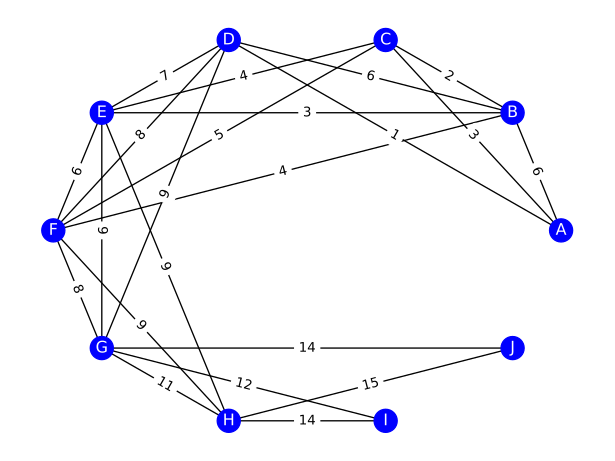

Here is the Python script that generated this plot:
import networkx as nx
from matplotlib import pyplot as plt
import heapq
from dataclasses import dataclass,field

@dataclass(order=True)
class Node:
    full_cost : int = field(init=False)
    path_cost : int
    index : str
    parent : str | None = field(default=None,compare=False)
    heuristic_cost :int | None = field(default=None,compare=False)

    def __post_init__(self):
        if(self.heuristic_cost is not None):
            self.full_cost = self.path_cost + self.heuristic_cost
        else:
            self.full_cost = None

    def __eq__(self, __value: "Node | str") -> bool:
        if(isinstance(__value,Node)):
            if(self.index == __value.index): return True
        if(isinstance(__value,str)):
            if(self.index == __value):return True
        return False

def AStarSearch(graph:nx.Graph,index:str,goal:str,heuristic_costs:dict[str,int]) -> list[str]:
    opened :list[Node] = []
    closed :list[Node] = []
    start_node = Node(0,index,None,heuristic_costs[index])
    heapq.heappush(opened,start_node)
    found = False
    while(opened):
        if(found):break
        node = heapq.heappop(opened)
        if node not in closed: closed.append(node)

        for neighbour in graph.neighbors(node.index):
            neighbour_node = Node(graph.edges[neighbour,node.index]['weight']+node.path_cost,neighbour,node.index,heuristic_costs[neighbour])
            if(neighbour_node in opened and opened[opened.index(neighbour)].full_cost > neighbour_node.full_cost):
                opened[opened.index(neighbour)].path_cost = neighbour_node.path_cost
                opened[opened.index(neighbour)].full_cost = neighbour_node.full_cost
                opened[opened.index(neighbour)].parent = neighbour_node.parent
                heapq.heapify(opened)
            elif(neighbour_node in closed and closed[closed.index(neighbour)].full_cost > neighbour_node.full_cost):
                closed[closed.index(neighbour)].path_cost = neighbour_node.path_cost
                closed[closed.index(neighbour)].full_cost = neighbour_node.full_cost
                closed[closed.index(neighbour)].parent = neighbour_node.parent
                heapq.heappush(opened,neighbour_node)
            elif(neighbour_node not in opened and neighbour_node not in closed):
                heapq.heappush(opened,neighbour_node)
                if(neighbour_node.index==goal): 
                    found = True
                    closed.append(neighbour_node)
                    break
    path : list[str] = []
    i = len(closed)-1
    while(True):
        if(closed[i].index == None):break
        path.insert(0,closed[i].index)
        if(closed[i].parent == None):break
        i = closed.index(closed[i].parent)
    return path



visited = []

def bestfs(graph:nx.Graph,node:Node,goal:str):
    visited.append(node.index)
    if(node.index==goal):
        return
    neighbours = [Node(graph.edges[node.index,i]['weight']+node.path_cost,i) for i in graph.neighbors(node.index)]
    neighbours.sort()
    for neighbour in neighbours:
        if(neighbour.index not in visited):
            bestfs(graph,neighbour,goal)

def dfs(graph:nx.Graph,index:str,goal:str):
    visited.append(index)
    if(index==goal):
        return
    for i in graph.neighbors(index):
        if(graph.edges[index,i]['weight']>=1 and i not in visited):
            dfs(graph,i,goal)

def bfs(graph:nx.Graph,index:str,goal:str):
    queue = [index]

    while(queue):
        curr_index = queue[0]
        for i in graph.neighbors(curr_index):
            if(graph.edges[curr_index,i]['weight']>=1 and i not in visited and i not in queue):
                queue.append(i)
        visited.append(queue.pop(0))
        if(visited[-1]==goal):break

def dfs_iter(graph:nx.Graph,node:Node,goal:str,depth:int) -> None:
    if(depth > 0):
        visited.append(node.index)
        if(node.index==goal):
            return
        neighbours = [Node(graph.edges[node.index,i]['weight'],i) for i in graph.neighbors(node.index)]
        neighbours.sort()
        for neighbour in neighbours:
            if(neighbour.index not in visited):
                dfs_iter(graph,neighbour,goal,depth-1)

def level_beam(graph:nx.Graph,start:str,goal:str,width:int = 2):
    queue = [start]
    secondary_queue = []
    visited = []
    j = 0
    while(queue):
        neighbours = [Node(graph.edges[queue[0],i]['weight'],i) for i in graph.neighbors(queue[0])]
        neighbours.sort()
        for neighbour in neighbours:
            
            if j == width : break
            if neighbour.index in visited or neighbour.index in queue or neighbour.index in secondary_queue: continue

            secondary_queue.append(neighbour.index)
            j+=1
        
        visited.append(queue[0])
        if(visited[-1] == goal):break
        queue.pop(0)
        if(not queue): 
            queue = secondary_queue.copy()
            secondary_queue.clear()
            j = 0
        
    return visited

def node_beam(graph:nx.Graph,start:str,goal:str,width:int = 2):
    queue = [start]
    visited = []
    
    while(queue):
        j = 0
        neighbours = [Node(graph.edges[queue[0],i]['weight'],i) for i in graph.neighbors(queue[0])]
        neighbours.sort()
        for neighbour in neighbours:
            
            if j == width : break
            if neighbour.index in visited or neighbour.index in queue: continue
            
            queue.append(neighbour.index)
            j+=1
        
        visited.append(queue[0])
        if(visited[-1] == goal):break
        queue.pop(0)
    return visited

def drawgraph(graph:nx.Graph):
    layout = nx.circular_layout(graph)
    labels = nx.get_edge_attributes(graph, "weight")
    nx.draw(graph,pos=layout,with_labels=True,node_color='blue',font_color='white')
    nx.draw_networkx_edge_labels(graph,pos=layout,edge_labels=labels,rotate=False)
    plt.show()

if(__name__=="__main__"):
    graph = nx.Graph()
    graph.add_node('A')
    graph.add_node('B')
    graph.add_node('C')
    graph.add_node('D')
    graph.add_node('E')
    graph.add_node('F')
    graph.add_node('G')
    graph.add_node('H')
    graph.add_node('I')
    graph.add_node('J')

    graph.add_edge('A','B',weight=6)
    graph.add_edge('A','C',weight=3)
    graph.add_edge('A','D',weight=1)
    graph.add_edge('B','C',weight=2)
    graph.add_edge('B','D',weight=6)
    graph.add_edge('B','E',weight=3)
    graph.add_edge('B','F',weight=4)
    graph.add_edge('C','E',weight=4)
    graph.add_edge('C','F',weight=5)
    graph.add_edge('D','E',weight=7)
    graph.add_edge('D','F',weight=8)
    graph.add_edge('D','G',weight=9)
    graph.add_edge('E','F',weight=6)
    graph.add_edge('A','B',weight=6)
    graph.add_edge('E','G',weight=9)
    graph.add_edge('E','H',weight=9)
    graph.add_edge('F','G',weight=8)
    graph.add_edge('F','H',weight=9)
    graph.add_edge('G','H',weight=11)
    graph.add_edge('G','I',weight=12)
    graph.add_edge('G','J',weight=14)
    graph.add_edge('H','I',weight=14)
    graph.add_edge('H','J',weight=15)

    heuristic_costs: dict[str,int] = {
        'A':15,
        'B':13,
        'C':13,
        'D':12,
        'E':10,
        'F':9,
        'G':7,
        'H':6,
        'I':5,
        'J':0
    }
    dfs(graph,'A','J')
    print(f"Depth First Search from A: {visited}")
    visited.clear()
    bestfs(graph,Node(0,'A'),'J')
    print(f"Best First Search from A: {visited}")
    visited.clear()
    for i in range(1,5):
        dfs_iter(graph,Node(0,'A'),'J',i)
        print(f"Iterative DFS from A for Depth = {i}: {visited}")
        visited.clear()
    visited.clear()
    bfs(graph,'A','J')
    print(f"Breadth First Search from A : {visited}")
    print(f"Beam Search with Level Width = 2 from A:{level_beam(graph,'A','J')}")
    print(f"Beam Search with Node Width = 2 from A:{node_beam(graph,'A','J')}")
    print(f"A* Search from A: {AStarSearch(graph,'A','J',heuristic_costs)}")
    drawgraph(graph)
